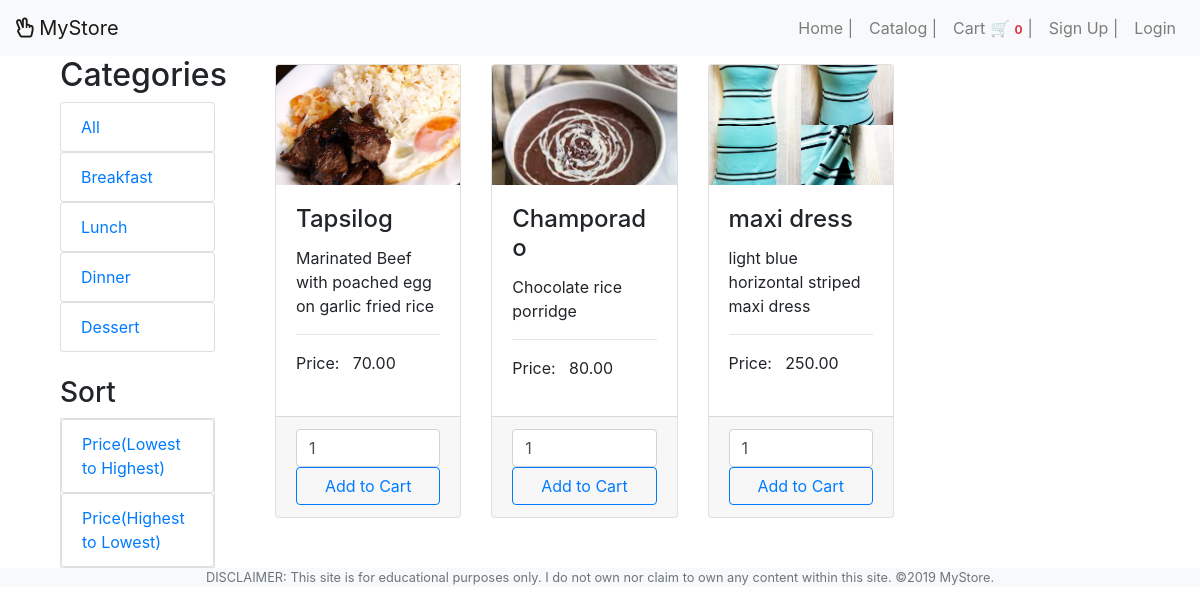
Page /app/views/catalog.php?category_id=1 on the committed database.
### tables this page shows
CREATE TABLE `categories` (
  `id` int(11) NOT NULL,
  `name` varchar(255) NOT NULL
);

CREATE TABLE `items` (
  `id` int(11) NOT NULL,
  `name` varchar(255) NOT NULL,
  `description` varchar(255) NOT NULL,
  `price` decimal(18,2) NOT NULL,
  `image_path` varchar(255) DEFAULT NULL,
  `category_id` int(11) NOT NULL
);

### app/views/catalog.php (the view, shortened to what this page needs)
<?php require_once '../partials/template.php'; ?>
<?php function get_page_content() {
	if (!isset($_SESSION['user']) || isset($_SESSION['user']) && $_SESSION['user']['roles_id']==2) {
	?>
<?php require_once '../controllers/connect.php';
	global $conn;
?>
<div class="container">
	<div class="row mx-0">
		<div class="col-sm-2">
			<h2>Categories</h2>
			<ul class="list-group">
				<a href="catalog.php">
					<li class="list-group-item">All</li>
				</a>
				<?php
					$sql = "SELECT * FROM categories";
					$categories = mysqli_query($conn,$sql);
					foreach ($categories as $category) { ?>
						<a href="catalog.php?category_id=<?php echo $category['id'];?>">
							<li class="list-group-item">
								<?php echo $category['name']; ?>
							</li>
						</a>
					<?php } ?>
			</ul>
			<br>
			<h3>Sort</h3>
			<ul class="list-group border">
				<a href="../controllers/sort.php?sort=asc">
					<li class="list-group-item">
						Price(Lowest to Highest)
					</li>
				</a>
				<a href="../controllers/sort.php?sort=desc">
					<li class="list-group-item">
						Price(Highest to Lowest)
					</li>
				</a>
			</ul>
		</div>
		<div class="col-sm-10">
			<div class="container">
				<?php
					$sql2 = "SELECT * FROM items";
					if (isset($_GET['category_id'])) {
						$sql2 .= " WHERE category_id =" .$_GET['category_id'];
					}
					$items = mysqli_query($conn, $sql2);
					echo "<div class='row mx-0'>";
					foreach ($items as $item){ ?>
						<div class="col-sm-3 my-2">
							<div class="card h-100">
								<img class="card-img-top img-fluid imgCard" src="<?php echo $item['image_path'];?>">
								<div class="card-body">
									<h4 class="card-title">
										<?php echo $item['name']; ?>
									</h4>
									<p class="card-text">
										<?php echo $item['description']; ?>
										<hr>
										Price: &nbsp <?php echo $item['price']; ?>
									</p>
								</div>
								<div class="card-footer">
									<input type="number" class="form-control" value="1" min="0">
									<button type="submit" class="btn btn-block btn-outline-primary add-to-cart" data-id="<?php echo $item['id']; ?>"> Add to Cart</button>
								</div>
							</div>
						</div>
					<?php } echo "</div>" ?>
			</div>
		</div>
	</div>
</div>
<?php }else{
	header('Location: ./error.php');
} ?>
<?php } ?>

### app/partials/template.php (shortened to what this page needs)
<!DOCTYPE html>
<html lang="en">
<head>
	<link rel="stylesheet" href="https://use.fontawesome.com/releases/v5.6.3/css/all.css">
 	<link rel="stylesheet" href="https://maxcdn.bootstrapcdn.com/bootstrap/4.1.3/css/bootstrap.min.css">
	<link rel="stylesheet" type="text/css" href="../assets/css/style.css">
</head>
<body>
	<?php
		require_once 'header.php';
		get_page_content();
		require_once 'footer.php';
	?>
</body>
</html>

### app/partials/header.php (shortened to what this page needs)
<nav class="navbar navbar-expand-lg navbar-light bg-light">
		<a class="navbar-brand" href="#">
			<i class="far fa-hand-peace"></i> MyStore
		</a>
		<div id="navbar-nav" class="collapse navbar-collapse">
			<ul class="navbar-nav ml-auto">
				<?php if(!isset($_SESSION['user']) || (isset($_SESSION['user'])) && ($_SESSION['user']['roles_id'] == 2)){ ?>
				<li class="nav-item">
					<a class="nav-link" href="./home.php"> Home |</a>
				</li>
				<li class="nav-item">
					<a class="nav-link" href="./catalog.php"> Catalog |</a>
				</li>
				<li class="nav-item">
					<a class="nav-link" href="./cart.php"> Cart 🛒<span class="badge text-danger" id="cart-count">
						<?php
							if (isset($_SESSION['cart'])) {
								echo array_sum($_SESSION['cart']);
							}else{
								echo "0";
							}
						 ?>
					</span>|</a>
				</li>
			<?php }; ?>
			<?php if(isset($_SESSION['user'])): ?>
				<li class="nav-item">
					<a class="nav-link" href="./profile.php">Welcome, <?php echo $_SESSION['user']['firstname']; ?> |</a>
				</li>
				<li class="nav-item">
					<a class="nav-link" href="../controllers/logout.php">Logout</a>
				</li>
			<?php else: ?>
				<li class="nav-item">
					<a class="nav-link" href="./signup.php"> Sign Up |</a>
				</li>
				<li class="nav-item">
					<a class="nav-link" href="./login.php"> Login</a>
				</li>
			<?php endif; ?>
			</ul>
		</div>
	</nav>

### app/partials/footer.php (shortened to what this page needs)
<footer class="row bg-light px-3 justify-content-center mx-0">
	<small class="text-muted">
		DISCLAIMER: This site is for educational purposes only. I do not own nor claim to own any content within this site. &copy;2019 MyStore.
	</small>
</footer>

### app/assets/css/style.css (style rules this page uses)
* { margin:0; padding: 0; box-sizing: border-box; }
html { scroll-behavior: smooth; }
body { overflow-x: hidden; }
.imgCard { width: 100%; height: 10vw; object-fit: cover; }

### rows in the picture
categories: name "Breakfast"
categories: name "Lunch"
categories: name "Dinner"
categories: name "Dessert"
items: image_path (picture), name "Tapsilog", description "Marinated Beef with poached egg on garlic fried rice", price "70.00"
items: image_path (picture), name "Champorado", description "Chocolate rice porridge", price "80.00"
items: image_path (picture), name "maxi dress", description "light blue horizontal striped maxi dress", price "250.00"
